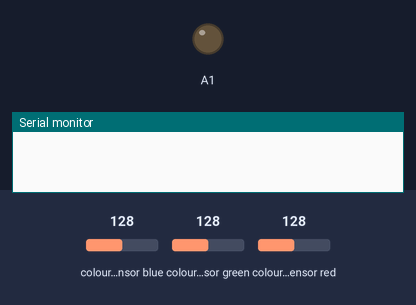
A sketch run on a simulated Arduino Uno, built with avr-gcc and run on an emulated ATmega328P. Shown: output pins drawn as LEDs (lit = HIGH), the last lines printed to the serial monitor. The test bench sets the inputs (shaded band); at power-on: colour sensor red 128, colour sensor blue 128, colour sensor green 128.

Above: at 0.01 s.
At 1.2 s:
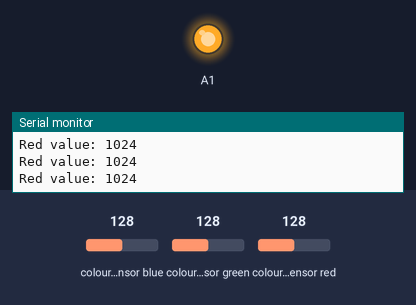
1.3 s: colour sensor red set to 5
Timing chart, 0 to 4.3 s (numbered marks = the images above; inputs shaded):
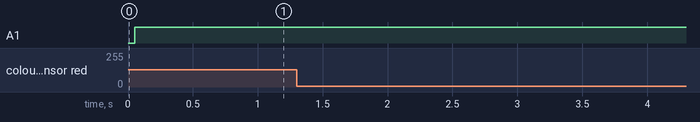

The sketch:

2ndArduino.ino
```cpp
#include "Adafruit_TCS34725.h"
#include <Wire.h>

// Adafruit color sensor library constructor
Adafruit_TCS34725 tcs = Adafruit_TCS34725(TCS34725_INTEGRATIONTIME_700MS, TCS34725_GAIN_1X);
byte gammatable[256];

void setup() {
  Serial.begin(9600);

  pinMode(A1, OUTPUT);

}

void loop() {

  uint16_t r, g, b, c;
  tcs.getRawData(&r, &g, &b, &c);
  Serial.print("Red value: "); Serial.println(r, DEC);  // Outputs red color value to Serial monitor

    if(r > 11000) {
    digitalWrite(A1, LOW);
  }
  else{
    digitalWrite(A1, HIGH);
  }

}
```
